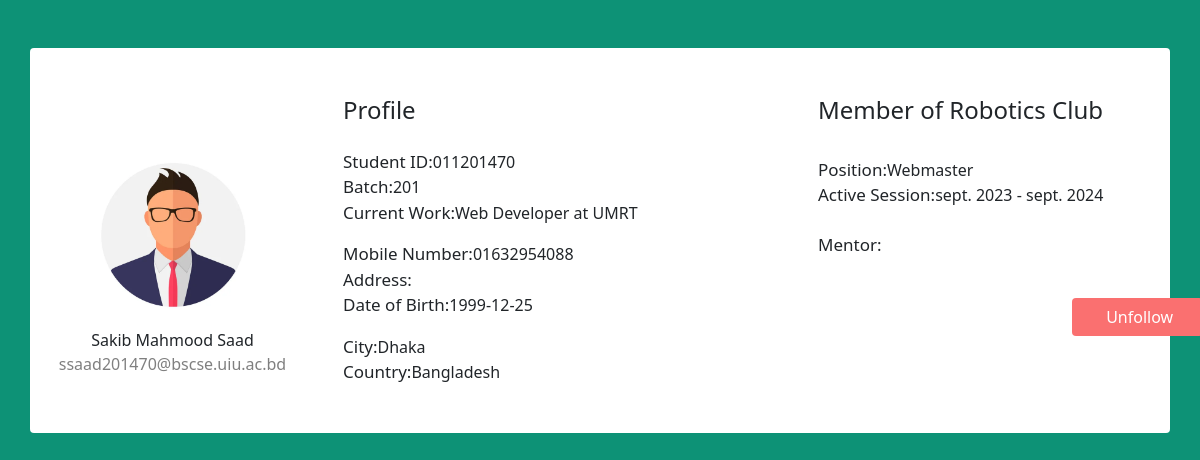
Page /user.php?id=011201470 (signed in) on the committed database.
### tables this page shows
CREATE TABLE `person` (
  `id` varchar(20) NOT NULL,
  `name` varchar(100) DEFAULT NULL,
  `email` varchar(100) DEFAULT NULL,
  `address` varchar(100) DEFAULT NULL,
  `phone` varchar(20) DEFAULT NULL,
  `current_work` varchar(50) DEFAULT NULL,
  `dob` date DEFAULT NULL,
  `city` int(11) DEFAULT NULL,
  `country` int(11) DEFAULT NULL,
  `batch` int(11) DEFAULT NULL,
  `passwd` varchar(50) DEFAULT NULL
);

CREATE TABLE `city` (
  `id` int(11) NOT NULL,
  `name` varchar(50) DEFAULT NULL
);

CREATE TABLE `country` (
  `id` int(11) NOT NULL,
  `name` varchar(50) DEFAULT NULL
);

CREATE TABLE `club` (
  `id` int(11) NOT NULL,
  `name` varchar(100) DEFAULT NULL,
  `room` varchar(50) DEFAULT NULL,
  `description` varchar(500) DEFAULT NULL
);

CREATE TABLE `club_position` (
  `id` int(11) NOT NULL,
  `name` varchar(50) DEFAULT NULL
);

CREATE TABLE `session` (
  `id` int(11) NOT NULL,
  `name` varchar(50) DEFAULT NULL
);

### user.php (the view, shortened to what this page needs)
<?php
$connect = mysqli_connect(HOST, USER, PASS, DB) or die("Can not connect");
if (isset($_GET['id'])  && !empty($_SESSION['user_id'])) {
    $id = $_GET['id'];
    $results = mysqli_query($connect, "SELECT * FROM person WHERE id = '$id'")
        or die("Can not execute query");
    while ($rows = mysqli_fetch_array($results)) {
        extract($rows);
    }
    $city_result = mysqli_query($connect, "SELECT name FROM `city` WHERE id = '$city'")
    or die("Can not execute query");
    $city_name = "";
    if ($row = mysqli_fetch_assoc($city_result)) {
        $city_name = $row['name'];
    }
    $country_result = mysqli_query($connect, "SELECT name FROM `country` WHERE id = '$country'")
    or die("Can not execute query");
    $country_name = "";
    if ($row = mysqli_fetch_assoc($country_result)) {
        $country_name = $row['name'];
    }
    $club_position_query = mysqli_query($connect, "SELECT club_position.name FROM members_info LEFT JOIN club_position ON members_info.club_position = club_position.id WHERE members_info.person_id = '$id'")
    or die("Can not execute club position query");
    $club_position = "";
    if ($row = mysqli_fetch_assoc($club_position_query)) {
        $club_position = $row['name'];
    }
    $club_name_query = mysqli_query($connect, "SELECT name FROM club WHERE club.id = (SELECT members_info.club FROM members_info WHERE person_id = '$id')")
    or die("Can not execute club position query");
    $club_name = "";
    if ($row = mysqli_fetch_assoc($club_name_query)) {
        $club_name = $row['name'];
    }
    $session_query = mysqli_query($connect, "SELECT session.name FROM members_info left JOIN session on members_info.sessions = session.id WHERE members_info.person_id = '$id'")
    or die("Can not execute club position query");
    $session_name = "";
    if ($row = mysqli_fetch_assoc($session_query)) {
        $session_name = $row['name'];
    }
    $mentor_name = "";
    $friend_id = $id;
    $person_id = $_SESSION['user_id'];
    $friend_query = mysqli_query($connect, "SELECT count(*) FROM friend WHERE person_id = '$person_id' AND friend_id = '$friend_id'");
    $friend_count = mysqli_fetch_array($friend_query)[0];
} else {
    echo "ID parameter is missing!";
    header("Location: index.html");
}
?>
<!DOCTYPE html>
<html lang="en">
<head>
    <link rel="stylesheet" href="./assets/style.css">
    <link href="https://cdn.jsdelivr.net/npm/bootstrap@5.0.0-alpha1/dist/css/bootstrap.min.css" rel="stylesheet">
</head>
<body>
    <div class="container rounded bg-white mt-5 mb-5">
    <div class="row">
        <div class="col-md-3 border-right">
            <div class="d-flex flex-column align-items-center text-center p-3 py-5">
                <img class="rounded-circle mt-5" width="150px" src="assets/logo.jpg">
                <span class="font-weight-bold"><?php echo $name; ?></span>
                <span class="text-black-50"><?php echo $email; ?></span>
            </div>
        </div>
        <div class="col-md-5 border-right">
            <div class="p-3 py-5">
                <div class="d-flex justify-content-between align-items-center mb-3">
                    <h4 class="text-right">Profile</h4>
                </div>
                <div class="row mt-2">
                    <div class="col-md-6"><label class="labels">Student ID: </label><?php echo $id; ?></div>
                    <div class="col-md-12"><label class="labels">Batch: </label><?php echo $batch; ?></div>
                    <div class="col-md-12"><label class="labels">Current Work: </label><?php echo $current_work; ?></div>
                </div>
                <div class="row mt-3">
                    <div class="col-md-12"><label class="labels">Mobile Number: </label><?php echo $phone; ?></div>
                    <div class="col-md-12"><label class="labels">Address: </label><?php echo $address; ?></div>
                    <div class="col-md-12"><label class="labels">Date of Birth: </label><?php echo $dob; ?></div>
                </div>
                <div class="row mt-3">
                    <div class="col-md-12"><label class="labels">City: </label><?php echo $city_name; ?></div>
                    <div class="col-md-12"><label class="labels">Country: </label><?php echo $country_name; ?></div>
                </div>
            </div>
        </div>
        <div class="col-md-4">
            <div class="p-3 py-5">
                <div class="d-flex justify-content-between align-items-center experience">
                    <span>
                        <h4 class="text-right"><?php echo "Member of $club_name";?></h4>
                    </span>
                </div><br>
                <?php if (!empty($club_position) && !empty($session_name)): ?>
                    <div class="col-md-12"><label class="labels">Position: </label><?php echo $club_position; ?></div>
                    <div class="col-md-12"><label class="labels">Active Session: </label><?php echo $session_name; ?></div> <br>
                    <div class="col-md-12"><label class="labels">Mentor: </label><?php echo $mentor_name; ?></div>
                    <?php else: ?>
                        <div class="col-md-12"><label class="labels">You are not a member. </label> <a href="join_club.php?id=<?php echo $id; ?>"> Join a Club!</a></div>
                    <?php endif; ?>
            </div>
            <?php if ($friend_count > 0): ?>
            <span>
                <a href="remove_friend.php"  class="light-red2-btn">
                    <i class="fa fa-plus"></i>&nbsp;Unfollow
                </a>
            </span>
            <?php endif; ?>
        </div>
    </div>
</div>
</body>
</html>

### assets/style.css (style rules this page uses)
body { background: rgb(99, 39, 120); font-size: large; }
.labels { font-size: 17px }

### user.php (style rules this page uses)
body { background-color: #0D9276; }
.light-red2-btn { background-color: #FA7070; color: #fff; padding: 8px 30px; border-radius: 4px; text-decoration: none; margin-left: 270px; }

### rows in the picture
person: name "Sakib Mahmood Saad", email "ssaad201470@bscse.uiu.ac.bd", id "011201470", batch "201", current_work "Web Developer at UMRT", phone "01632954088", dob "1999-12-25"
city: name "Dhaka"
country: name "Bangladesh"
club: name "Robotics Club"
club_position: name "Webmaster"
session: name "sept. 2023 - sept. 2024"
